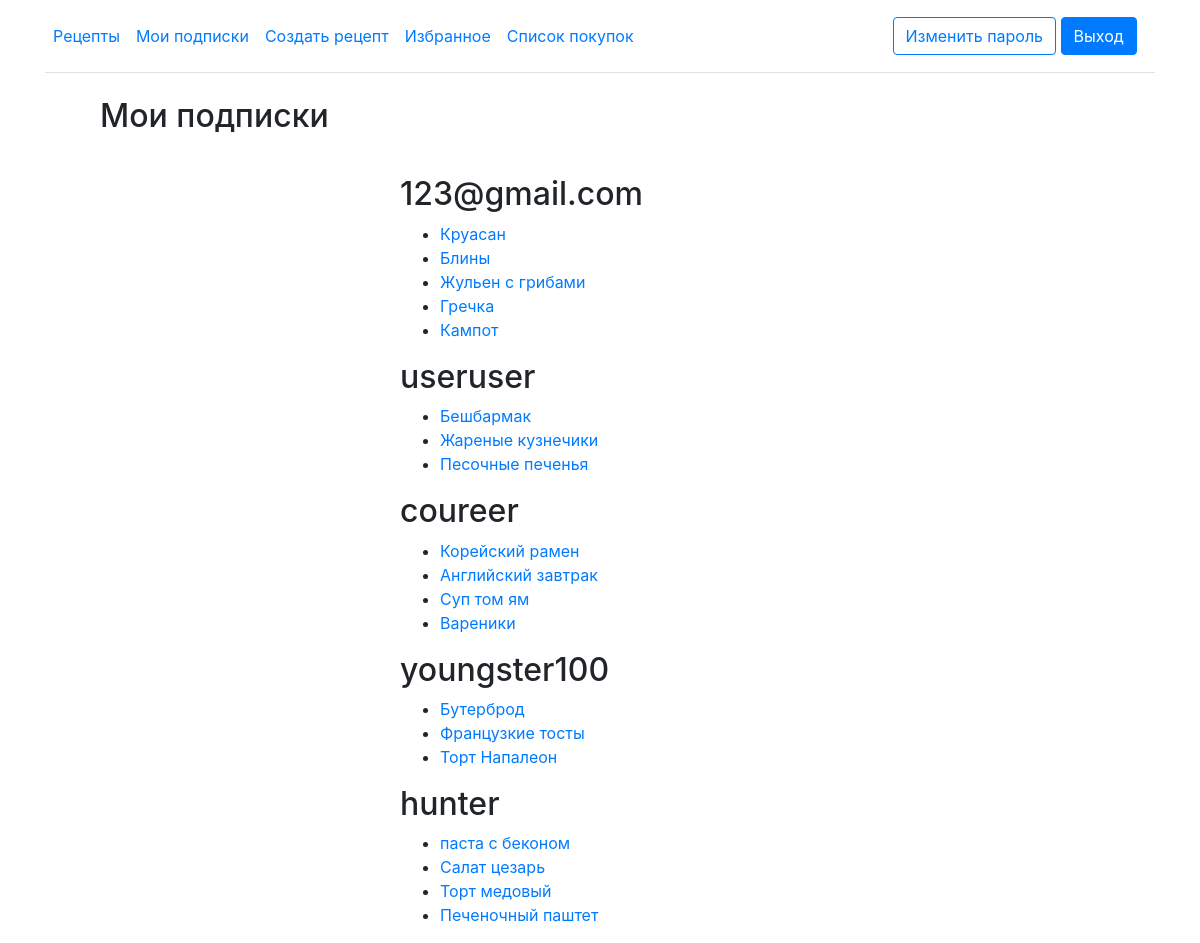
The page /mysubs/ (signed in) on the database its author committed.
### app/models.py (models this page shows, shortened)
class Receipt(models.Model):
    user = models.ForeignKey(
        User, on_delete=models.CASCADE, null=True, blank=True)
    name = models.CharField(max_length=30)
    type = models.ForeignKey(Type, on_delete=models.SET_NULL, null=True, default='Ужин')
    cooking_time = models.CharField(max_length=30, default='30')
    img = models.ImageField(upload_to='images/', default='images/1.jpg') #
    instruction = models.TextField(default='Пока не добавлено')

### app/views.py (the view)
# urls.py: path('mysubs/', mysubs, name='mysubs'),
@login_required
def mysubs(request):
    subs = Subscription.objects.filter(subscriber=request.user)
    subscribed_to_names = []
    for sub in subs:
        subscribed_to_names.append(sub.subscribed_to.username)
    receipts = Receipt.objects.filter(user__username__in=subscribed_to_names)
    context = {'receipts': receipts, 'subscribed_to_names': subscribed_to_names}
    return render(request, 'mysubs.html', context)

### app/templates/mysubs.html (shortened to what this page needs)
{% extends 'base.html' %}
{% block content %}
  <div class="title"><h2>Мои подписки</h2></div><br>
  <div class="main_block">
    {% for username in subscribed_to_names %}
    <h2>{{ username }}</h2>
    <ul>
        {% for receipt in receipts %}
            {% if receipt.user.username == username %}
            <li><a href="{% url 'item' receipt.id %}">{{ receipt.name }}</a></li>
            {% endif %}
        {% endfor %}
    </ul>
{% endfor %}
  </div>
{% endblock %}

### app/templates/base.html (style rules this page uses)
div.title { padding-left: 100px; padding-right: 100px; }
div.main_block { padding-left: 400px; padding-right: 500px; }

### app/templates/mysubs.html (style rules this page uses)
div.main_block { padding-left: 400px; padding-right: 500px; }

### rows shown on the page
Receipt: name "Круасан"
Receipt: name "Блины"
Receipt: name "Жульен с грибами"
Receipt: name "Гречка"
Receipt: name "Кампот"
Receipt: name "Бешбармак"
Receipt: name "Жареные кузнечики"
Receipt: name "Песочные печенья"
Receipt: name "Корейский рамен"
Receipt: name "Английский завтрак"
Receipt: name "Суп том ям"
Receipt: name "Вареники"
Receipt: name "Бутерброд"
Receipt: name "Французкие тосты"
Receipt: name "Торт Напалеон"
Receipt: name "паста с беконом"
Receipt: name "Салат цезарь"
Receipt: name "Торт медовый"
Receipt: name "Печеночный паштет"

### other values the page prints
{{ username }} "123@gmail.com" "useruser" "coureer" "youngster100" "hunter"
